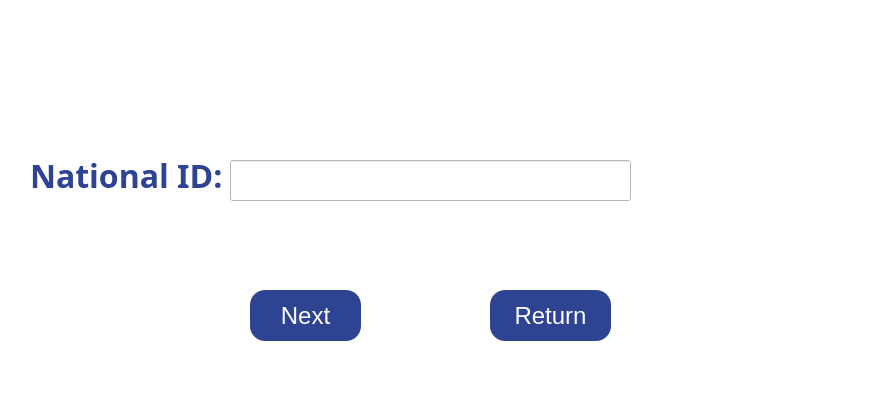
<?xml version="1.0" encoding="UTF-8"?>
<ui version="4.0">
 <class>EnterID</class>
 <widget class="QWidget" name="EnterID">
  <property name="geometry">
   <rect>
    <x>0</x>
    <y>0</y>
    <width>887</width>
    <height>400</height>
   </rect>
  </property>
  <property name="windowTitle">
   <string>Form</string>
  </property>
  <property name="styleSheet">
   <string notr="true">background-color: rgb(255, 255, 255);</string>
  </property>
  <widget class="QLabel" name="label">
   <property name="geometry">
    <rect>
     <x>30</x>
     <y>140</y>
     <width>241</width>
     <height>71</height>
    </rect>
   </property>
   <property name="font">
    <font>
     <family>Bell MT</family>
     <pointsize>24</pointsize>
     <bold>true</bold>
    </font>
   </property>
   <property name="styleSheet">
    <string notr="true">color: rgb(46, 68, 147);</string>
   </property>
   <property name="text">
    <string>National ID:</string>
   </property>
  </widget>
  <widget class="QLineEdit" name="NationalID">
   <property name="geometry">
    <rect>
     <x>230</x>
     <y>160</y>
     <width>401</width>
     <height>41</height>
    </rect>
   </property>
   <property name="font">
    <font>
     <family>Arial</family>
     <pointsize>16</pointsize>
    </font>
   </property>
   <property name="text">
    <string/>
   </property>
  </widget>
  <widget class="QPushButton" name="next">
   <property name="geometry">
    <rect>
     <x>250</x>
     <y>290</y>
     <width>111</width>
     <height>51</height>
    </rect>
   </property>
   <property name="font">
    <font>
     <family>Arial</family>
     <pointsize>18</pointsize>
    </font>
   </property>
   <property name="styleSheet">
    <string notr="true">background-color: rgb(46, 68, 147);
color: rgb(255, 255, 255);
border-radius: 15px;border-width: 2px;</string>
   </property>
   <property name="text">
    <string>Next</string>
   </property>
  </widget>
  <widget class="QLabel" name="label_2">
   <property name="geometry">
    <rect>
     <x>28</x>
     <y>260</y>
     <width>151</width>
     <height>20</height>
    </rect>
   </property>
   <property name="text">
    <string/>
   </property>
  </widget>
  <widget class="QPushButton" name="Return">
   <property name="geometry">
    <rect>
     <x>490</x>
     <y>290</y>
     <width>121</width>
     <height>51</height>
    </rect>
   </property>
   <property name="font">
    <font>
     <family>Arial</family>
     <pointsize>18</pointsize>
    </font>
   </property>
   <property name="styleSheet">
    <string notr="true">background-color: rgb(46, 68, 147);
color: rgb(255, 255, 255);
border-radius: 15px;border-width: 2px;</string>
   </property>
   <property name="text">
    <string>Return</string>
   </property>
  </widget>
 </widget>
 <resources/>
 <connections/>
</ui>
